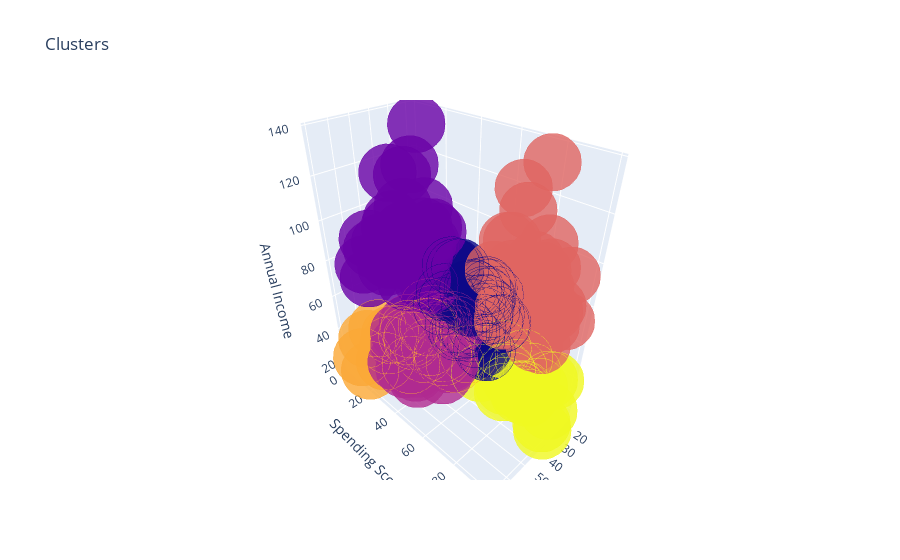

The code cell stored with this chart in its notebook:
### Code cell
csvdata['label3'] =  labels3
trace1 = go.Scatter3d(
    x= csvdata['Age'],
    y= csvdata['Spending Score (1-100)'],
    z= csvdata['Annual Income (k$)'],
    mode='markers',
     marker=dict(
        color = csvdata['label3'], 
        size= 20,
        line=dict(
            color= csvdata['label3'],
            width= 12
        ),
        opacity=0.8
     )
)
data = [trace1]
layout = go.Layout(
#     margin=dict(
#         l=0,
#         r=0,
#         b=0,
#         t=0
#     )
    title= 'Clusters',
    scene = dict(
            xaxis = dict(title  = 'Age'),
            yaxis = dict(title  = 'Spending Score'),
            zaxis = dict(title  = 'Annual Income')
        )
)
fig = go.Figure(data=data, layout=layout)
py.offline.iplot(fig)

### Figure 1 — Plotly figure (JSON) as saved in the notebook; plotly's stock layout.template omitted (floating-point values rounded to 4 significant figures; data arrays with more than 128 entries replaced by an {"elided": "..."} marker saying what was removed)
{"data": [{"marker": {"color": {"elided": "200 int values"}, "line": {"color": {"elided": "200 int values"}, "width": 12}, "opacity": 0.8, "size": 20}, "mode": "markers", "type": "scatter3d", "x": {"elided": "200 int values"}, "y": {"elided": "200 int values"}, "z": {"elided": "200 int values"}}], "layout": {"scene": {"xaxis": {"title": {"text": "Age"}}, "yaxis": {"title": {"text": "Spending Score"}}, "zaxis": {"title": {"text": "Annual Income"}}}, "title": {"text": "Clusters"}}}
